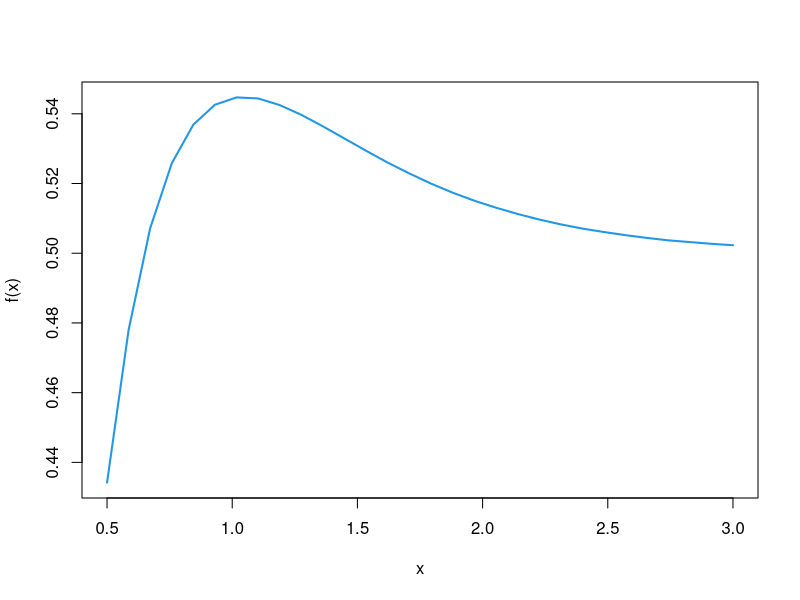
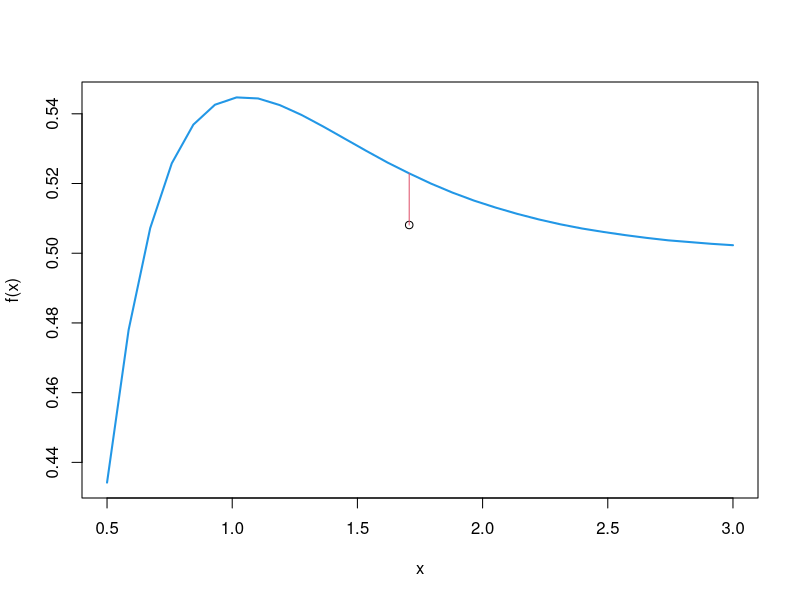
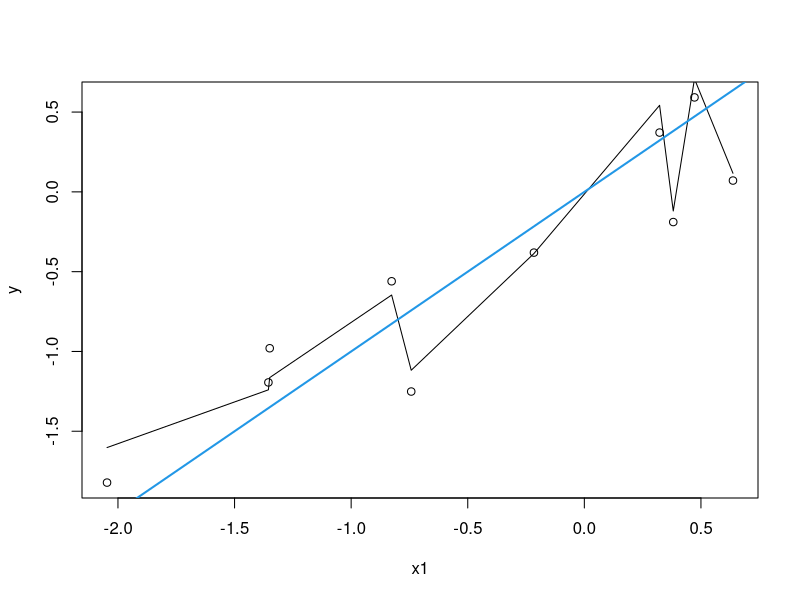
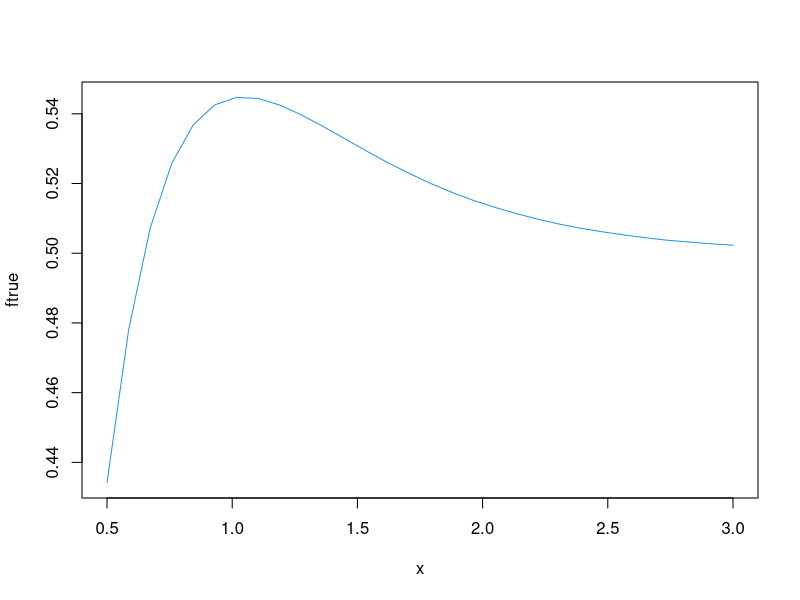
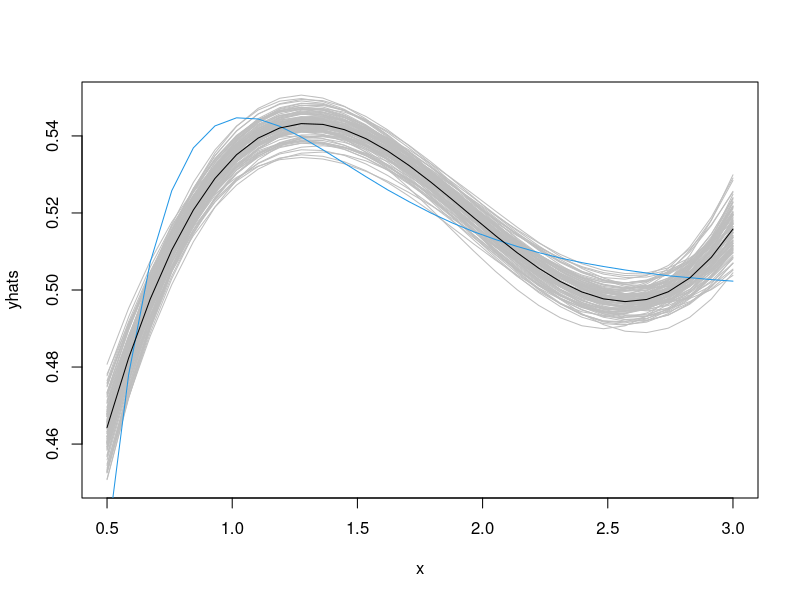
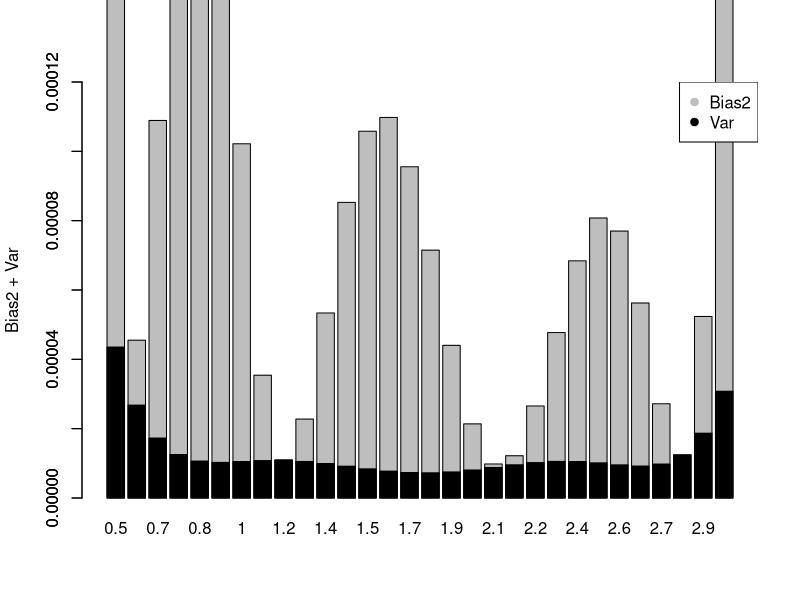
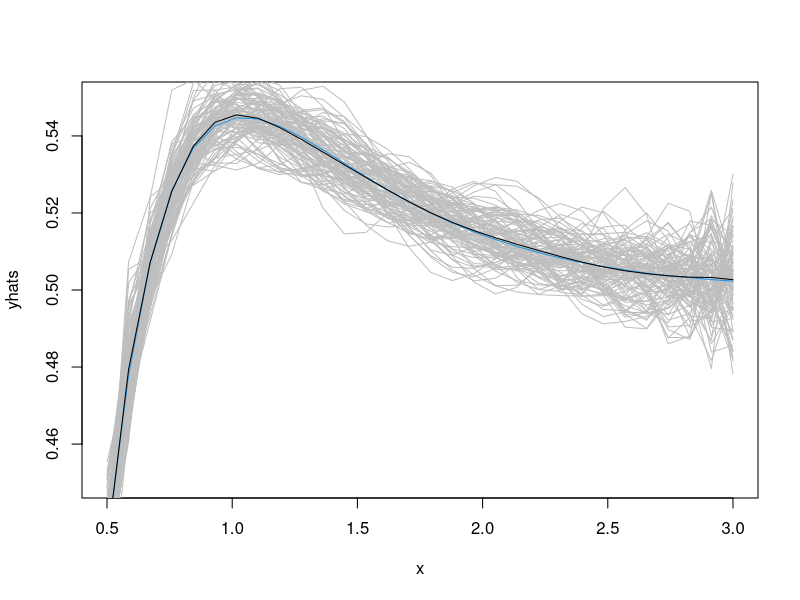
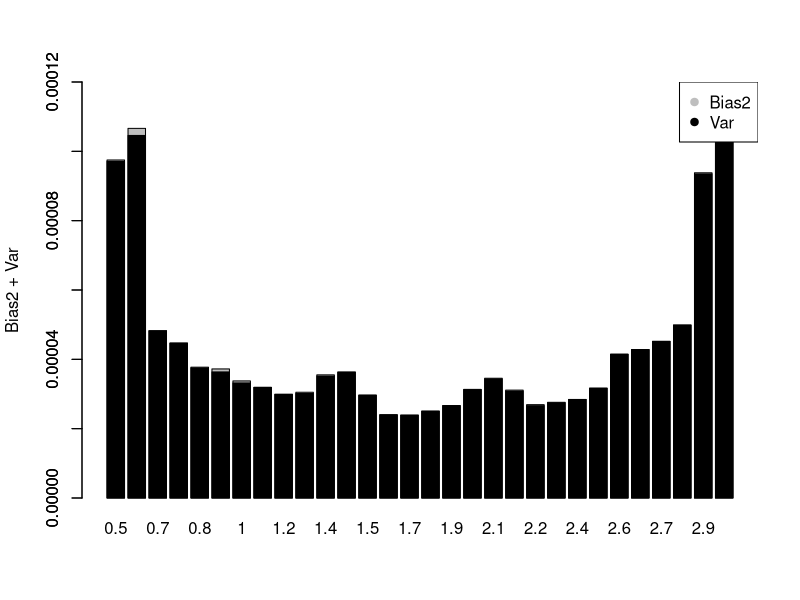

The R script that drew these images, in order:
## ---- chunk 1
knitr::opts_chunk$set(echo = T, eval=T, message=F, warning=F, error=F, comment=NA, cache=T, R.options=list(width=220))
## ---- chunk 2
ftrue <- c(0.4342,0.4780,0.5072,0.5258,0.5369,0.5426,0.5447,0.5444,0.5425,0.5397,0.5364,0.5329,0.5294,0.5260,0.5229,0.5200,0.5174,0.5151,0.5131,0.5113,0.5097,0.5083,0.5071,0.5061,0.5052,0.5044,0.5037,0.5032,0.5027,0.5023)
x = seq(.5,3,length=30)
plot(x,ftrue, type="l", col=4, ylab="f(x)", lwd=2)
## ---- chunk 3
plot(x,ftrue, type="l", col=4, ylab="f(x)", lwd=2)
set.seed(12)
x0 = x[15]
y0 = ftrue[15]+rnorm(1,0,sd=0.01)
points(x0,y0)
segments(x0,y0,x0,ftrue[15], col=2)
## ---- chunk 4
rm(list=ls())
n = 10
p = 9
set.seed(1793)
X = matrix(rnorm(n*p),nrow=n, ncol=p)
y = X[,1] + rnorm(n,0,0.5)
fit = lm(y~ 0 + X)
yhat = predict(fit)
plot(X[,1],y, xlab="x1")
ix = sort(X[,1], index.return=T)$ix
lines(X[ix,1], yhat[ix])
abline(a=0,b=1, col=4, lwd=2)
## ---- chunk 5
ftrue <- c(0.4342,0.4780,0.5072,0.5258,0.5369,0.5426,0.5447,0.5444,0.5425,0.5397,0.5364,0.5329,0.5294,0.5260,0.5229,0.5200,0.5174,0.5151,0.5131,0.5113,0.5097,0.5083,0.5071,0.5061,0.5052,0.5044,0.5037,0.5032,0.5027,0.5023)
x = seq(.5,3,length=30)
plot(x,ftrue, type="l", col=4)
## ---- chunk 6
# setting
sigmatrue=0.01
n = length(x)
B = 100
# simulation function
sim = function(d){
y = ftrue + rnorm(n,0,sigmatrue)
fit = lm(y ~ poly(x,degree=d))
yhat = fitted(fit)
}
## ---- chunk 7
# 3rd degree polynomial
d = 3
set.seed(123)
yhats = replicate(B,sim(d))
matplot(x,yhats, type="l", col="gray", lty=1, ylim=c(.45,.55))
lines(x,ftrue, col=4)
Ehatf = apply(yhats,1,mean)
lines(x,Ehatf)
## ---- chunk 8
Bias2 = (ftrue - Ehatf)^2
Var = apply(yhats,1,var)
barplot(Bias2+Var, ylab="Bias2 + Var", names.arg=round(x,1), ylim=c(0,0.00012))
barplot(Var,add=T, col=1, names.arg=" ")
legend("topright", c("Bias2","Var"), col=c("gray",1), pch=c(19,19))
## ---- chunk 9
# 12th degree polynomial
d = 12
set.seed(123)
yhats = replicate(B,sim(d))
matplot(x,yhats, type="l", col="gray", lty=1, ylim=c(.45,.55))
lines(x,ftrue, col=4)
Ehatf = apply(yhats,1,mean)
lines(x,Ehatf)
## ---- chunk 10
Bias2 = (ftrue - Ehatf)^2
Var = apply(yhats,1,var)
barplot(Bias2+Var, ylab="Bias2 + Var", names.arg=round(x,1), ylim=c(0,0.00012))
barplot(Var,add=T, col=1, names.arg=" ")
legend("topright", c("Bias2","Var"), col=c("gray",1), pch=c(19,19))
## ---- chunk 11
d = 3
# expected value 
Ehatf = fitted(lm(ftrue ~ poly(x,degree=d)))
Bias2 = mean( (ftrue - Ehatf)^2 )
## ---- chunk 12
# true variance
p = d+1
Var = (sigmatrue^2)*p/n
## ---- chunk 13
ds = 1:20
ps = ds+1
Bias2s = sapply(ps, function(p) 
  mean( ( ftrue - fitted(lm(ftrue ~ poly(x,degree=(p-1)))) )^2 )
  )
Vars = ps*(sigmatrue^2)/n
Reds = Bias2s+Vars 
barplot(Reds, ylab="Errore riducibile", names.arg=ds)
barplot(Vars, add=T, col=1, names.arg=" ")
legend("topright", c("Bias2","Var"), col=c("gray",1), pch=c(19,19))
## ---- chunk 14
Irr = rep(sigmatrue^2,length(ps))
ErrFs = Reds + Irr
barplot(ErrFs, ylab="Reducible error", names.arg=ds)
barplot(Irr, add=T, col=1, names.arg=" ")
legend("topright", c("Riducibile","Irriducibile"), col=c("gray",1), pch=c(19,19))
## ---- chunk 15
# best model!
d = 5 
set.seed(123)
yhats = replicate(B,sim(d))
matplot(x,yhats, type="l", col="gray", lty=1)
lines(x,ftrue, col=4)
Ehatf = apply(yhats,1,mean)
lines(x,Ehatf)
## ---- chunk 16
Bias2 = (ftrue - Ehatf)^2
Var = apply(yhats,1,var)
barplot(Bias2+Var, ylab="Bias2 + Var", names.arg=round(x,1))
barplot(Var,add=T, col=1, names.arg=" ")
legend("topright", c("Bias2","Var"), col=c("gray",1), pch=c(19,19))
